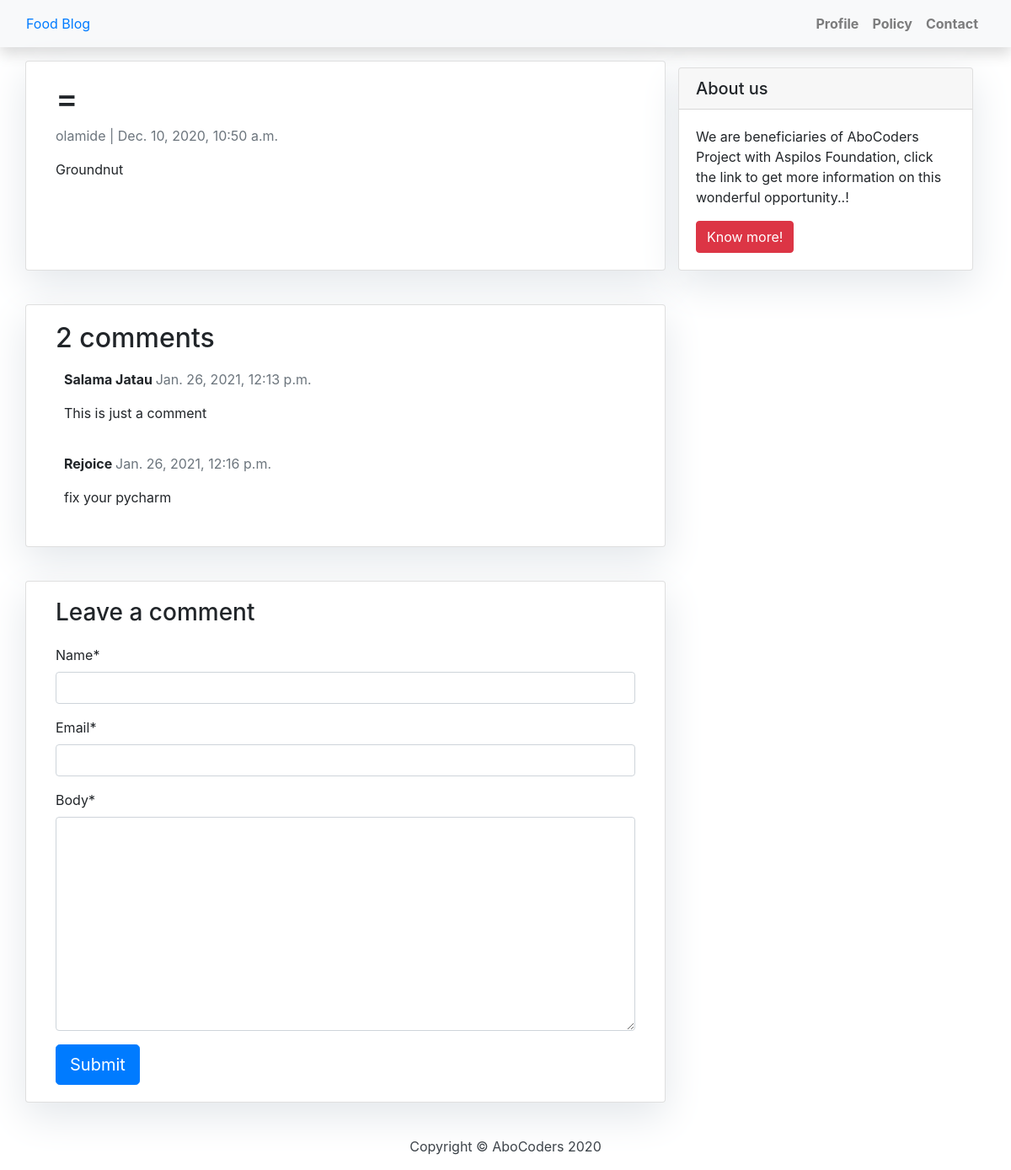
The app's page /legumes/ with its own data.
### blog/models.py (models this page shows, shortened)
class Post(models.Model):
    title = models.CharField(max_length=200, unique=True)
    slug = models.SlugField(max_length=200, unique=True)
    author = models.ForeignKey(User, on_delete=models.CASCADE, related_name='blog_posts')
    updated_on = models.DateTimeField(auto_now=True)
    content = models.TextField()
    created_on = models.DateTimeField(auto_now_add=True)
    status = models.IntegerField(choices=STATUS, default=0)
    class Meta:
        ordering = ['-created_on']

class Comment(models.Model):
    post = models.ForeignKey(Post, on_delete=models.CASCADE, related_name='comments')
    name = models.CharField(max_length=80)
    email = models.EmailField()
    body = models.TextField()
    created_on = models.DateTimeField(auto_now_add=True)
    active = models.BooleanField(default=False)
    class Meta:
        ordering = ['created_on']

### blog/views.py (the view)
# urls.py: path('<slug:slug>/', views.post_detail, name='post_detail'),
def post_detail(request, slug):
    template_name = 'post_detail.html'
    post = get_object_or_404(Post, slug=slug)
    comments = post.comments.filter(active=True)
    new_comment = None
    if request.method == 'POST':
        comment_form = CommentForm(data=request.POST)
        if comment_form.is_valid():
            new_comment = comment_form.save(commit=False)
            new_comment.post = post
            new_comment.save()
    else:
        comment_form = CommentForm()
    return render(request, template_name, {'post': post,
                                           'comments': comments,
                                           'new_comment': new_comment,
                                           'comment_form': comment_form},)

### blog/forms.py
class CommentForm(forms.ModelForm):
    class Meta:
        model = Comment
        fields = ('name', 'email', 'body')

### templates/post_detail.html (shortened to what this page needs)
{% extends "base.html" %}
{% block content %}
{% load crispy_forms_tags %}
    <div class="container">
        <div class="row">
            <div class="col-md-8 card mb-4 mt-3 left top">
                <div class="card-body">
                    <h1>={% block title %} {{ object.title }} {% endblock title %}</h1>
                    <p class= "text-muted">{{ post.author }} | {{ post.created_on }}</p>
                    <p class="card-text">{{ post.content |safe}}</p>
                </div>
            </div>
            {% block sidebar%}
                {% include 'sidebar.html' %}
            {% endblock sidebar%}
            <div class="col-md-8 card mb-4 mt-3">
                <div class="card-body">
                    <h2>{{ comments.count }} comments</h2>
                    {% for comment in comments %}
                    <div class="comments" style="padding: 10px">
                        <p class="font-weight-bold">
                            {{ comment.name }}
                            <span class="text-muted font-weight-normal">
                                {{ comment.created_on }}
                            </span>
                        </p>
                        {{ comment.body | linebreaks }}
                    </div>
                    {% endfor %}
                </div>
            </div>
            <div class="col-md-8 card mb-4 mt-3">
                <div class="card-body">
                    {% if new_comment %}
                    <div class="alert alert-success" role="alert">
                        Your comment is awaiting moderation
                    </div>
                    {% else %}
                    <h3>Leave a comment</h3>
                    <form method="post" style="margin-top: 1.3em;">
                        {{ comment_form | crispy }}
                        <button type="submit" class="btn btn-primary btn-lg">Submit</button>
                    </form>
                    {% endif %}
                </div>
            </div>
        </div>
    </div>
{% endblock content %}

### static/css/base.css (style rules this page uses)
body { font-family:"Roboto",sans-serif; font-size: 17px; background-color: #fdfdfd; }

### templates/sidebar.html (style rules this page uses)
.card { box-shadow: 0 16px 48px #E3E7Eb; }

### records on screen
Post: author "olamide", created_on "Dec. 10, 2020, 10:50 a.m.", content "Groundnut"
Comment: name "Salama Jatau", created_on "Jan. 26, 2021, 12:13 p.m.", body "This is just a comment"
Comment: name "Rejoice", created_on "Jan. 26, 2021, 12:16 p.m.", body "fix your pycharm"

### other values on screen
{{ comments.count }} "2"
